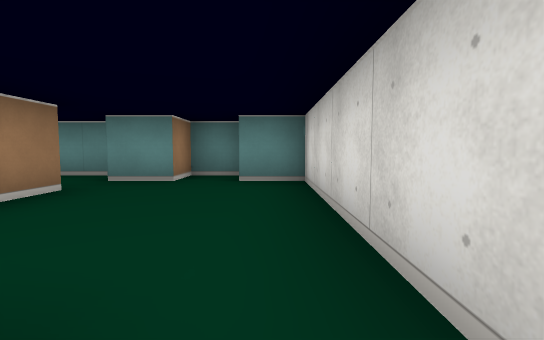
view 1 (above)

24 first-person views from a walk through a cub3D maze. The camera is about half as high as the walls, tilts 4° down and sees 85° across. The floor is counted in squares. Each view is taken from the middle of a square. On the plan, view 1 faces up. The plan holds only what a view shows up to about 9 squares ahead; the rest is blank.

view 2
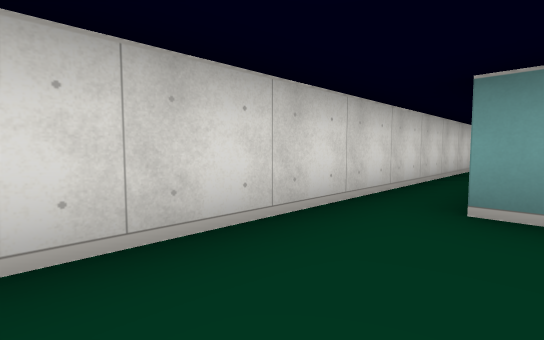

view 3
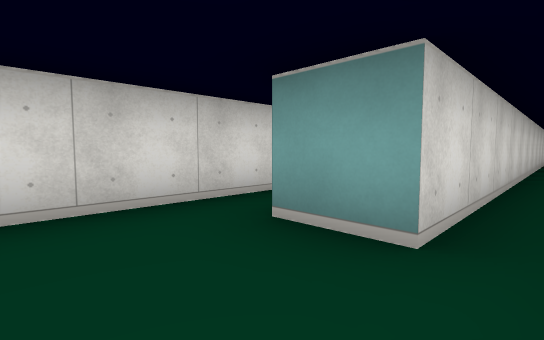

view 4
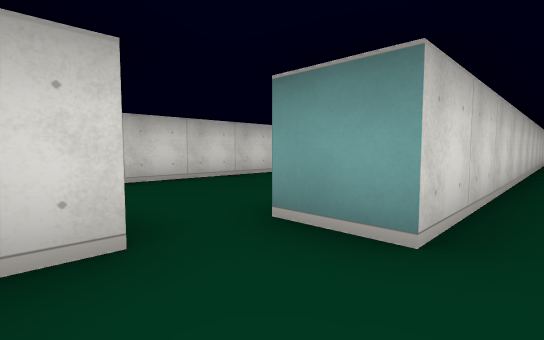

view 5
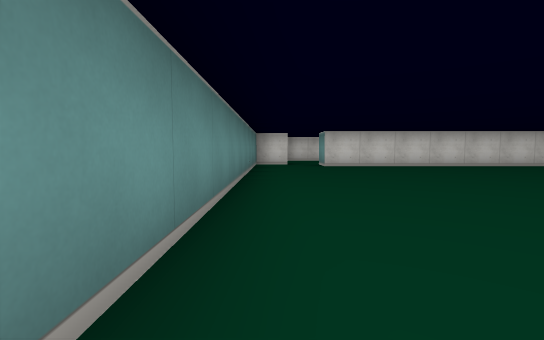

view 6
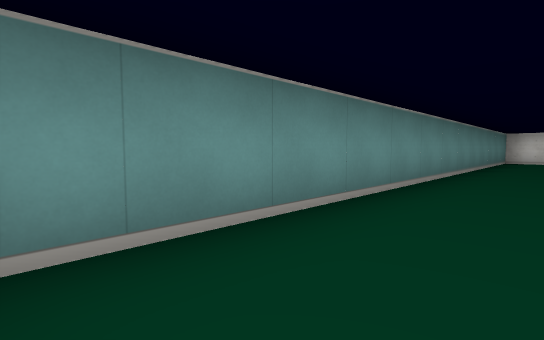

view 7
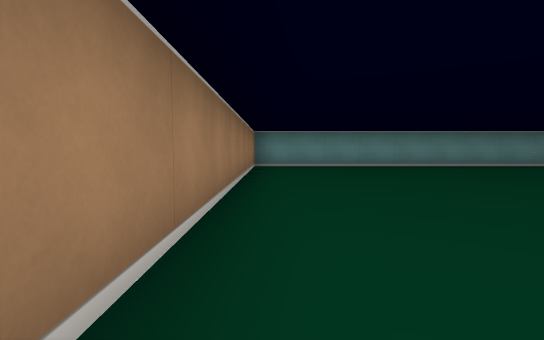

view 8
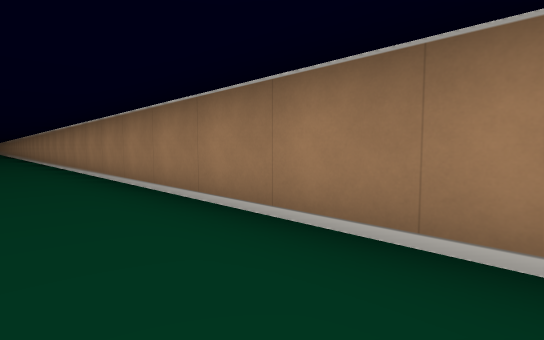

view 9
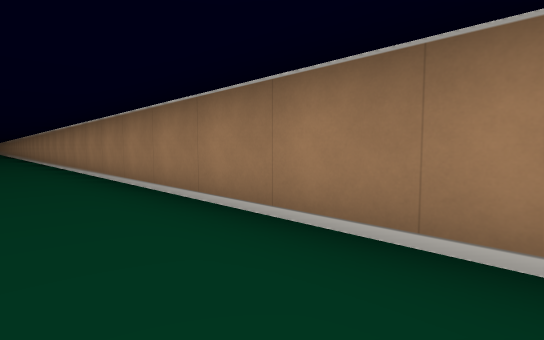

view 10
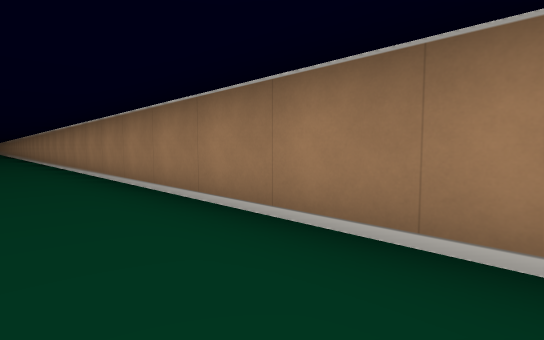

view 11
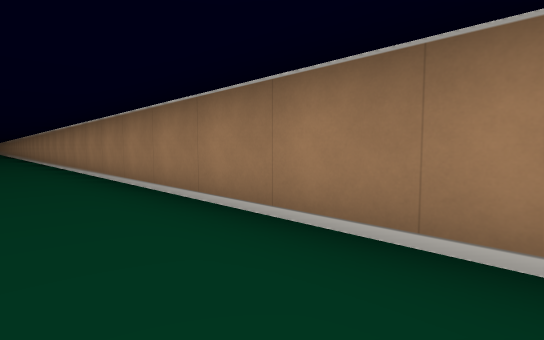

view 12
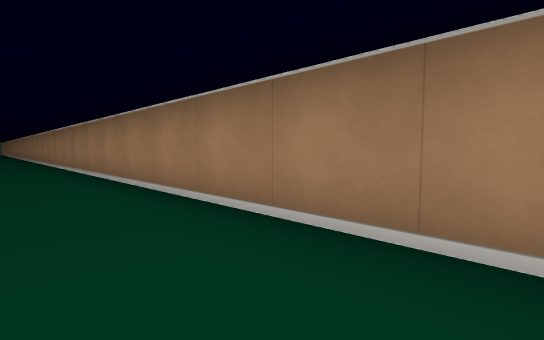

view 13
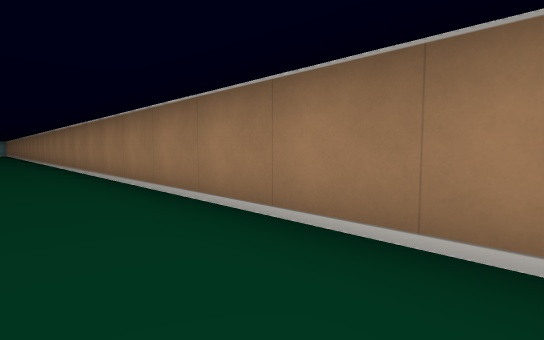

view 14
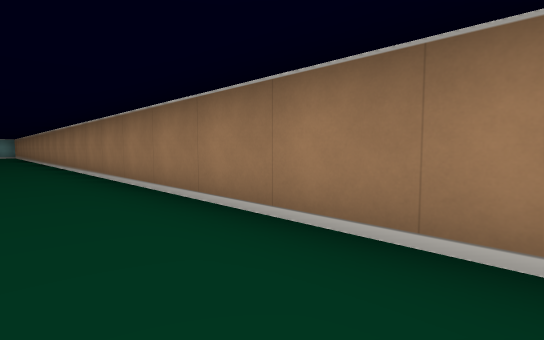

view 15
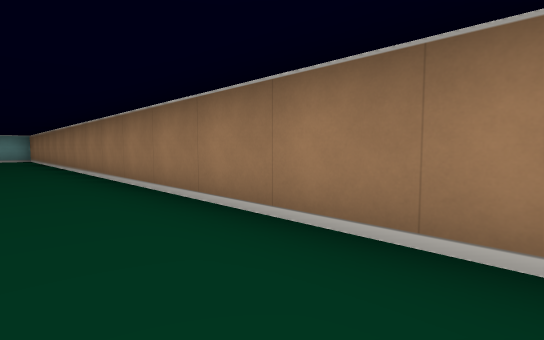

view 16
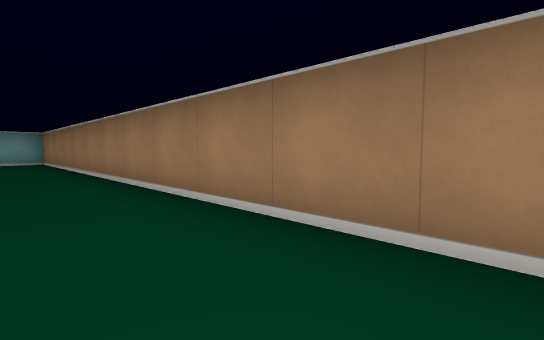

view 17
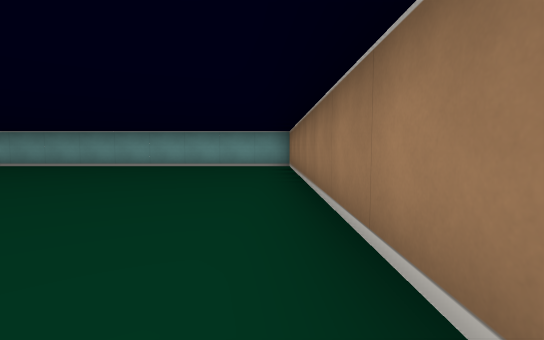

view 18
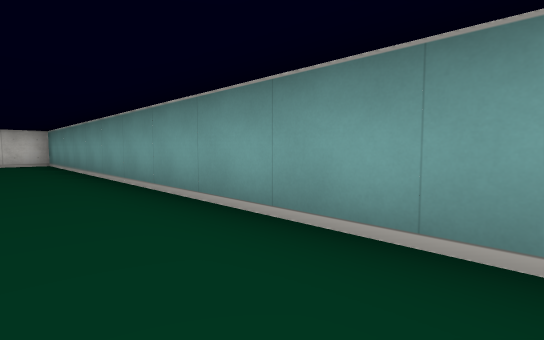

view 19
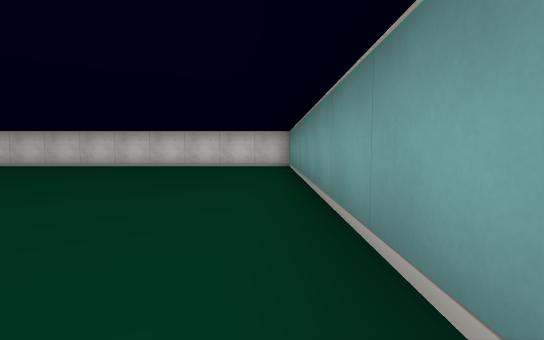

view 20
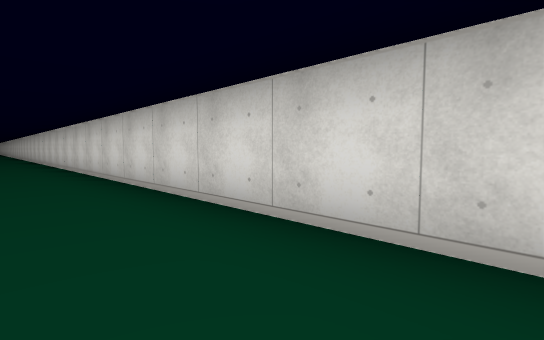

view 21
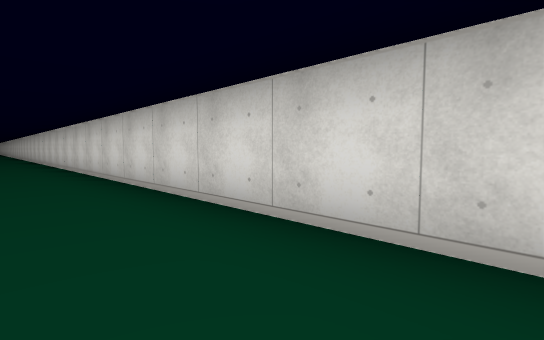

view 22
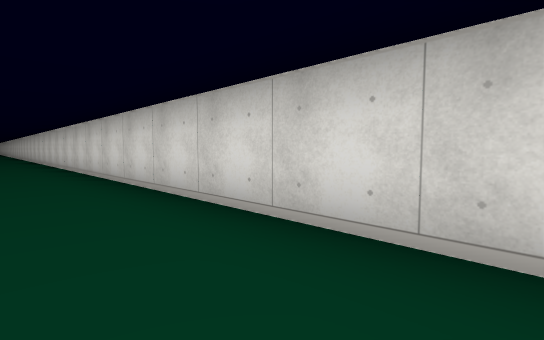

view 23
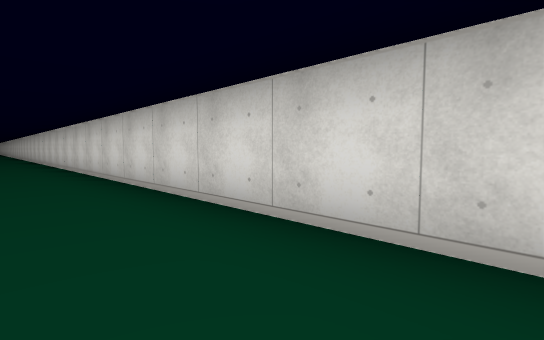

view 24
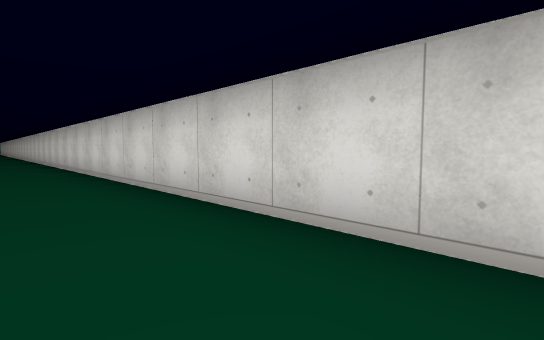

### Floor plan
Points are (right, up) in squares from view 1. A wall is a line through its corners. A room is listed if a view was taken in it or the views show most of it. See-through windows are left out.
Room 1 (views 1, 2, 3)
walls: (-1.5, -9.1) (-1.5, 0.5) (-0.5, 0.5); (0.5, -4.5) (0.5, 4.5) (-0.5, 4.5); (-2.5, 3.5) (-2.5, 2.6); (-0.5, 5.5) (-1.5, 5.5) (-1.5, 4.5) (-2.5, 4.5)
ways out: opening at (-3, 4) to room 2
Room 2 (views 4, 5, 6, 7, 8, 9, 10, 11, 12, 13, 14, 15, 16, 17, 18, 19, 20, 21, 22, 23, 24)
walls: (-3.5, -6.1) (-3.5, 3.5) (-2.5, 3.5); (-2.5, 4.5) (-2.5, 5); (-3, 5.5) (-15.5, 5.5) (-15.5, -52.2); (-15.6, -52.5) (-3.5, -52.5) (-3.5, -17.8)
ways out: opening at (-3, 4) to room 1

Where each view was taken, in squares from view 1:
view 1: 0 up, 0 right, facing up
view 2: 3 up, 1 left, facing down-right
view 3: 2 up, 2 left, facing down-right
view 4: 5 up, 4 left, facing down-right
view 5: 5 up, 12 left, facing right
view 6: 4 up, 15 left, facing up-right
view 7: 3 down, 15 left, facing up
view 8: 0 up, 14 left, facing down-left
view 9: 5 down, 14 left, facing down-left
view 10: 9 down, 14 left, facing down-left
view 11: 15 down, 14 left, facing down-left
view 12: 21 down, 14 left, facing down-left
view 13: 26 down, 14 left, facing down-left
view 14: 32 down, 14 left, facing down-left
view 15: 38 down, 14 left, facing down-left
view 16: 41 down, 14 left, facing down-left
view 17: 44 down, 15 left, facing down
view 18: 51 down, 14 left, facing down-right
view 19: 52 down, 12 left, facing right
view 20: 47 down, 5 left, facing up-right
view 21: 42 down, 5 left, facing up-right
view 22: 37 down, 5 left, facing up-right
view 23: 33 down, 5 left, facing up-right
view 24: 29 down, 5 left, facing up-right
